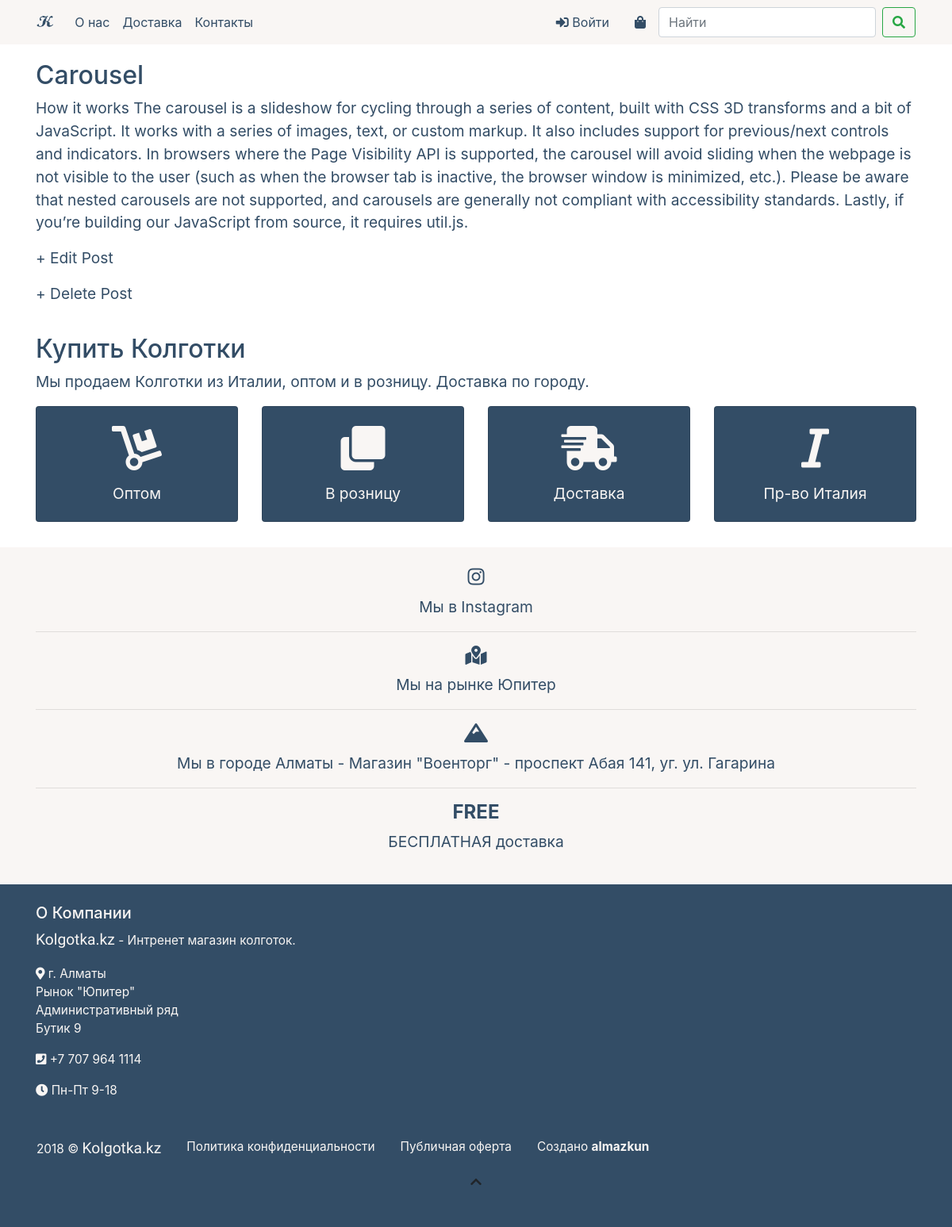
The app's page /post/1/ with its own data.
### homepage/models.py (models this page shows, shortened)
class Post(models.Model):
    title = models.CharField(max_length=200)
    author = models.ForeignKey(
        'auth.User',
        on_delete=models.CASCADE,
    )
    body= models.TextField()

### homepage/views.py (the view)
# urls.py: path('post/<int:pk>/', HomepageDetailView.as_view(), name='post_detail'),
class HomepageDetailView(DetailView):
    model = Post
    template_name = 'post_detail.html'

### cart/cart.py (called while the page is built)
    def __len__(self):
        return sum(item['quantity'] for item in self.cart.values())

### cart/context_processors.py (called while the page is built)
def cart(request):
    return {'cart': Cart(request)}

### templates/post_detail.html
{% extends 'base.html' %}
{% block content %}
    <div class="post-entry">
        <h2>{{ post.title }}</h2>
        <p>{{ post.body }}</p>
    </div>
    <p><a href="{% url 'post_edit' post.pk %}">+ Edit Post</a></p>
    <p><a href="{% url 'post_delete' post.pk %}">+ Delete Post</a></p>
{% endblock content %}

### static/css/style.css (style rules this page uses)
body { color: #334d66; }
a { color: inherit; text-decoration: none; background-color: transparent; -webkit-text-decoration-skip: objects; }
.card-body a:hover, a { text-decoration: none; }

### templates/base.html (style rules this page uses)
body { font-size: 1.2rem; }

### records on screen
Post: title "Carousel", body "How it works The carousel is a slideshow for cycling through a series of content, built with CSS 3D transforms and a bit of JavaScript. It works with a series of images, text, or custom markup. It also includes support for previous/next controls and indicators. In browsers where the Page Visibility API is supported, the carousel will avoid sliding when the webpage is not visible to the user (such as when the browser tab is inactive, the browser window is minimized, etc.). Please be aware that nested carousels are not supported, and carousels are generally not compliant with accessibility standards. Lastly, if you’re building our JavaScript from source, it requires util.js."
